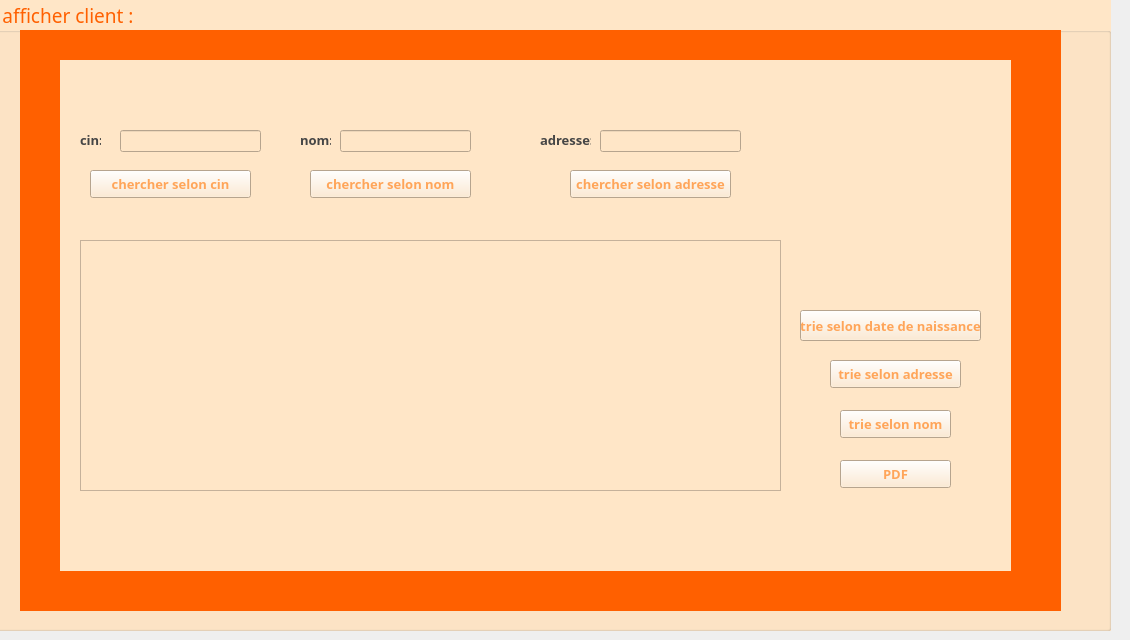
      <widget class="QWidget" name="tab_7">
       <attribute name="title">
        <string>afficher client</string>
       </attribute>
       <widget class="QGroupBox" name="groupBox_4">
        <property name="geometry">
         <rect>
          <x>-10</x>
          <y>0</y>
          <width>1121</width>
          <height>631</height>
         </rect>
        </property>
        <property name="font">
         <font>
          <family>Rockwell</family>
          <pointsize>14</pointsize>
         </font>
        </property>
        <property name="styleSheet">
         <string notr="true">color: rgb(255, 96, 0);

background-color: rgb(255, 230, 199);</string>
        </property>
        <property name="title">
         <string>  afficher client :</string>
        </property>
        <widget class="QTableView" name="tab_client">
         <property name="geometry">
          <rect>
           <x>90</x>
           <y>240</y>
           <width>701</width>
           <height>251</height>
          </rect>
         </property>
        </widget>
        <widget class="QLineEdit" name="le_cin_chercher">
         <property name="geometry">
          <rect>
           <x>130</x>
           <y>130</y>
           <width>141</width>
           <height>22</height>
          </rect>
         </property>
        </widget>
        <widget class="QLabel" name="label_42">
         <property name="geometry">
          <rect>
           <x>90</x>
           <y>130</y>
           <width>21</width>
           <height>20</height>
          </rect>
         </property>
         <property name="font">
          <font>
           <family>Tw Cen MT Condensed</family>
           <pointsize>10</pointsize>
           <weight>75</weight>
           <bold>true</bold>
          </font>
         </property>
         <property name="styleSheet">
          <string notr="true">color: rgb(69, 69, 69);</string>
         </property>
         <property name="text">
          <string>cin:</string>
         </property>
        </widget>
        <widget class="QPushButton" name="pb_trie_date_client">
         <property name="geometry">
          <rect>
           <x>810</x>
           <y>310</y>
           <width>181</width>
           <height>31</height>
          </rect>
         </property>
         <property name="font">
          <font>
           <family>Tw Cen MT Condensed</family>
           <pointsize>10</pointsize>
           <weight>75</weight>
           <bold>true</bold>
          </font>
         </property>
         <property name="styleSheet">
          <string notr="true">color: rgb(255, 165, 89);
selection-color: rgb(255, 255, 255);</string>
         </property>
         <property name="text">
          <string>trie selon date de naissance</string>
         </property>
        </widget>
        <widget class="QPushButton" name="pb_trie_adresse_client">
         <property name="geometry">
          <rect>
           <x>840</x>
           <y>360</y>
           <width>131</width>
           <height>28</height>
          </rect>
         </property>
         <property name="font">
          <font>
           <family>Tw Cen MT Condensed</family>
           <pointsize>10</pointsize>
           <weight>75</weight>
           <bold>true</bold>
          </font>
         </property>
         <property name="styleSheet">
          <string notr="true">color: rgb(255, 165, 89);
selection-color: rgb(255, 255, 255);</string>
         </property>
         <property name="text">
          <string>trie selon adresse</string>
         </property>
        </widget>
        <widget class="QPushButton" name="pb_trie_nom_client">
         <property name="geometry">
          <rect>
           <x>850</x>
           <y>410</y>
           <width>111</width>
           <height>28</height>
          </rect>
         </property>
         <property name="font">
          <font>
           <family>Tw Cen MT Condensed</family>
           <pointsize>10</pointsize>
           <weight>75</weight>
           <bold>true</bold>
          </font>
         </property>
         <property name="styleSheet">
          <string notr="true">color: rgb(255, 165, 89);
selection-color: rgb(255, 255, 255);</string>
         </property>
         <property name="text">
          <string>trie selon nom</string>
         </property>
        </widget>
        <widget class="QPushButton" name="pb_chercher_cin_client">
         <property name="geometry">
          <rect>
           <x>100</x>
           <y>170</y>
           <width>161</width>
           <height>28</height>
          </rect>
         </property>
         <property name="font">
          <font>
           <family>Tw Cen MT Condensed</family>
           <pointsize>10</pointsize>
           <weight>75</weight>
           <bold>true</bold>
          </font>
         </property>
         <property name="styleSheet">
          <string notr="true">color: rgb(255, 165, 89);
selection-color: rgb(255, 255, 255);</string>
         </property>
         <property name="text">
          <string>chercher selon cin</string>
         </property>
        </widget>
        <widget class="QLineEdit" name="le_chercher_nom">
         <property name="geometry">
          <rect>
           <x>350</x>
           <y>130</y>
           <width>131</width>
           <height>22</height>
          </rect>
         </property>
        </widget>
        <widget class="QLabel" name="label_43">
         <property name="geometry">
          <rect>
           <x>310</x>
           <y>130</y>
           <width>31</width>
           <height>20</height>
          </rect>
         </property>
         <property name="font">
          <font>
           <family>Tw Cen MT Condensed</family>
           <pointsize>10</pointsize>
           <weight>75</weight>
           <bold>true</bold>
          </font>
         </property>
         <property name="styleSheet">
          <string notr="true">color: rgb(69, 69, 69);</string>
         </property>
         <property name="text">
          <string>nom:</string>
         </property>
        </widget>
        <widget class="QPushButton" name="pb_chercher_nom_client">
         <property name="geometry">
          <rect>
           <x>320</x>
           <y>170</y>
           <width>161</width>
           <height>28</height>
          </rect>
         </property>
         <property name="font">
          <font>
           <family>Tw Cen MT Condensed</family>
           <pointsize>10</pointsize>
           <weight>75</weight>
           <bold>true</bold>
          </font>
         </property>
         <property name="styleSheet">
          <string notr="true">color: rgb(255, 165, 89);
selection-color: rgb(255, 255, 255);</string>
         </property>
         <property name="text">
          <string>chercher selon nom</string>
         </property>
        </widget>
        <widget class="QLineEdit" name="le_adresse_chercher">
         <property name="geometry">
          <rect>
           <x>610</x>
           <y>130</y>
           <width>141</width>
           <height>22</height>
          </rect>
         </property>
        </widget>
        <widget class="QLabel" name="label_44">
         <property name="geometry">
          <rect>
           <x>550</x>
           <y>130</y>
           <width>51</width>
           <height>20</height>
          </rect>
         </property>
         <property name="font">
          <font>
           <family>Tw Cen MT Condensed</family>
           <pointsize>10</pointsize>
           <weight>75</weight>
           <bold>true</bold>
          </font>
         </property>
         <property name="styleSheet">
          <string notr="true">color: rgb(69, 69, 69);</string>
         </property>
         <property name="text">
          <string>adresse:</string>
         </property>
        </widget>
        <widget class="QPushButton" name="pb_chercher_adresse_client">
         <property name="geometry">
          <rect>
           <x>580</x>
           <y>170</y>
           <width>161</width>
           <height>28</height>
          </rect>
         </property>
         <property name="font">
          <font>
           <family>Tw Cen MT Condensed</family>
           <pointsize>10</pointsize>
           <weight>75</weight>
           <bold>true</bold>
          </font>
         </property>
         <property name="styleSheet">
          <string notr="true">color: rgb(255, 165, 89);
selection-color: rgb(255, 255, 255);</string>
         </property>
         <property name="text">
          <string>chercher selon adresse</string>
         </property>
        </widget>
        <widget class="QLabel" name="label_45">
         <property name="geometry">
          <rect>
           <x>850</x>
           <y>70</y>
           <width>151</width>
           <height>141</height>
          </rect>
         </property>
         <property name="text">
          <string/>
         </property>
         <property name="pixmap">
          <pixmap>../../../Downloads/WhatsApp_Image_2023-10-09_at_11.52.56_PM-removebg-preview.png</pixmap>
         </property>
         <property name="scaledContents">
          <bool>true</bool>
         </property>
        </widget>
        <widget class="QLabel" name="label_51">
         <property name="geometry">
          <rect>
           <x>30</x>
           <y>30</y>
           <width>1041</width>
           <height>581</height>
          </rect>
         </property>
         <property name="styleSheet">
          <string notr="true">background-color: rgb(255, 96, 0);</string>
         </property>
         <property name="text">
          <string/>
         </property>
        </widget>
        <widget class="QLabel" name="label_52">
         <property name="geometry">
          <rect>
           <x>70</x>
           <y>60</y>
           <width>951</width>
           <height>511</height>
          </rect>
         </property>
         <property name="styleSheet">
          <string notr="true">background-color: rgb(255, 230, 199);</string>
         </property>
         <property name="text">
          <string/>
         </property>
        </widget>
        <widget class="QPushButton" name="PDF_2">
         <property name="geometry">
          <rect>
           <x>850</x>
           <y>460</y>
           <width>111</width>
           <height>28</height>
          </rect>
         </property>
         <property name="font">
          <font>
           <family>Tw Cen MT Condensed</family>
           <pointsize>10</pointsize>
           <weight>75</weight>
           <bold>true</bold>
          </font>
         </property>
         <property name="styleSheet">
          <string notr="true">color: rgb(255, 165, 89);
selection-color: rgb(255, 255, 255);</string>
         </property>
         <property name="text">
          <string>PDF</string>
         </property>
        </widget>
        <zorder>label_51</zorder>
        <zorder>label_52</zorder>
        <zorder>label_42</zorder>
        <zorder>label_43</zorder>
        <zorder>label_44</zorder>
        <zorder>label_45</zorder>
        <zorder>PDF_2</zorder>
        <zorder>tab_client</zorder>
        <zorder>le_cin_chercher</zorder>
        <zorder>pb_trie_date_client</zorder>
        <zorder>pb_trie_adresse_client</zorder>
        <zorder>pb_trie_nom_client</zorder>
        <zorder>pb_chercher_cin_client</zorder>
        <zorder>le_chercher_nom</zorder>
        <zorder>pb_chercher_nom_client</zorder>
        <zorder>le_adresse_chercher</zorder>
        <zorder>pb_chercher_adresse_client</zorder>
       </widget>
      </widget>
